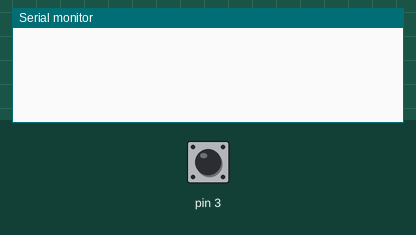
Recording of a sketch running on a simulated Arduino Leonardo, built with avr-gcc and run on an emulated ATmega32U4. Shown: the last lines printed to the serial monitor. The test bench sets the inputs (shaded band); at power-on: pin 3 HIGH.

Above: at 1.2 s.
1.3 s: pin 3 pulsed LOW 2 times (0.12 s each, 0.3 s apart)
At 1.76 s:
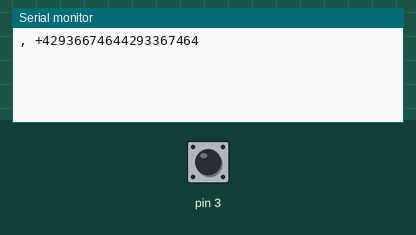
At 2.6 s:
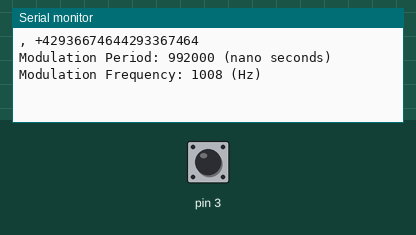

Measured:
- after the input at 1.3 s, the serial monitor: prints a new line after 0.30 s (image 1)

The sketch:

AnalyseIR.ino
```cpp
// (licence header left out)
//default definition for ISR
#define enableIRrx attachInterrupt(0, rxIR_Interrupt_Handler, FALLING) //set up interrupt handler for IR rx   on pin 2 - demodulated signal

// only one of the following should be uncommented to match your platform
//#define Arduino328 true
#define ArduinoUNO true
//#define ArduinoYun true
//#define ArduinoLeonardo true
//#define ArduinoMega1280 true
//#define ArduinoMega2560 true


#if Arduino328 || ArduinoUNO
  #define enableIRrx attachInterrupt(0, rxIR_Interrupt_Handler, FALLING) //set up interrupt handler for IR rx   on pin 2 - demodulated signal
#elif ArduinoLeonardo || ArduinoYun
//Following must be redefined as interrupt pins are different on Leonardo/Yun
  #define enableIRrx attachInterrupt(1, rxIR_Interrupt_Handler, FALLING) //set up interrupt handler for IR rx   on pin 2 - demodulated signal
#elif ArduinoMega1280 || ArduinoMega2560
  #define enableIRrx attachInterrupt(0, rxIR_Interrupt_Handler, FALLING) //set up interrupt handler for IR rx   on pin 2 - demodulated signal
#endif

// unsigned long uSecs = 0;
volatile unsigned long spaceLen = 0;
volatile unsigned long markLen = 0;
volatile unsigned long thisChange = 0;
volatile unsigned long lastChange = 0;
volatile unsigned long lastChangeSafe = 0; //avoids changes by ISR
volatile unsigned long spaceStart = 0;
volatile unsigned long markStart = 0;
volatile unsigned long period = 0;
volatile unsigned long thisP = 0;
volatile unsigned long lastP = 0;
volatile boolean endMark = false;
unsigned long sigLen = 0;

void setup() {
  Serial.begin(115200);
//  while (!Serial); //for leo only

initClockT1(); //init on-board Timer1 cloack @ 16Mhz, no prescaling

enableIRrx; // enable interrupts

}

void loop() {
  while (true) { //endless loop, wait for the action!

    if (markLen > 0) { //High
      Serial.print(", +");
      Serial.print(markLen);
      markLen = 0;

      if (spaceLen < 120000) { //LOW
          Serial.print(", -");
          Serial.print(spaceLen);
        }
        spaceLen = 0;
    }

    lastChangeSafe=lastChange; // prevents update of value by ISR
    if ((markStart > 0) && ((micros() - lastChangeSafe) > 200000) && markLen ==0 & spaceLen == 0) {//last mark in sequence
      markLen =  spaceStart - markStart;
      Serial.println(markLen);

      Serial.print("Modulation Period: ");
      period=(period*1000)/16; // in nano seconds...better accuracy achieved using nanosecs & integer division
      Serial.print(period);
      Serial.println(" (nano seconds)");

      Serial.print("Modulation Frequency: ");
      Serial.print(1000000000/period); // in nano seconds
      Serial.println(" (Hz)");
      Serial.println();

      //reset values for next signal
      markLen = 0;
      markStart = 0;
      spaceStart = 0;
    }
  }
}

void rxIR_Interrupt_Handler(void) { //ISR for IR signals
  //on falling edge so pin 2 will always be LOW here
  // _________|||||||||______________||||||||||||||_______________||||||||||||||||||___________||||||||||||||||     etc
  thisChange = micros(); //capture timestamp only once in ISR

  if ((thisChange - lastChange) > 50) {//start of mark / end of space
    //so calculate previous space & mark lengths
    spaceLen = thisChange - spaceStart ;
    markLen = thisChange - markStart - spaceLen;
    markStart = thisChange;
    //spaceStart=0;

  }
  //repeatedly update this bit until last modulation of mark
  else  spaceStart = thisChange;

  thisP = TCNT1;
  period=thisP-lastP; //capture
  lastP=thisP;
  lastChange = thisChange;

}

void initClockT1(void){ //init 16 bit Timer1 to 16MHz , no prescaling
  TCCR1A = 0;
  TCCR1B = (1<<CS10); //no prescaler = clockfreq/1
  TCNT1  = 0;
}
```
